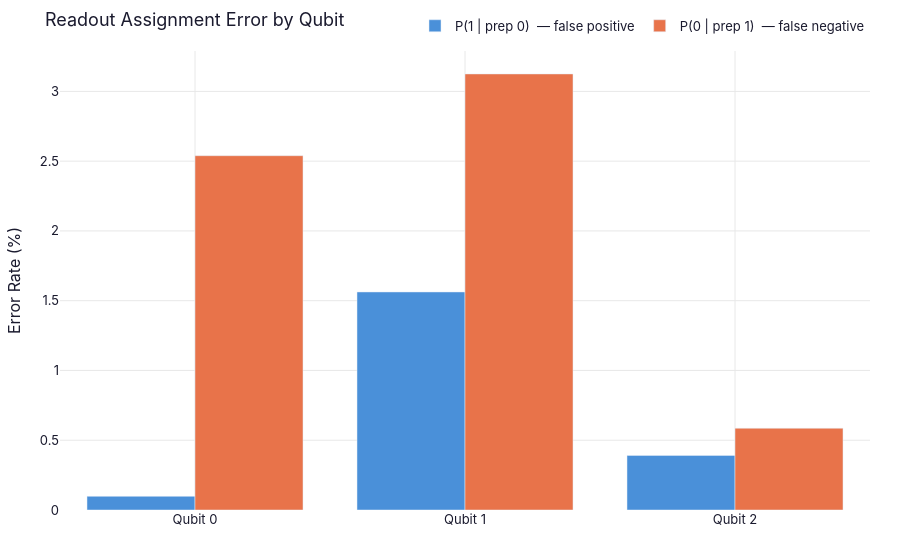

The notebook cell saved with this chart:
### Markdown cell above
## 3. Readout Error by Qubit

Readout assignment errors are asymmetric: P(measure 1 | prepared 0) is typically much lower than P(measure 0 | prepared 1). This is because the |1⟩ state can decay to |0⟩ *during* the measurement process itself (a T1 effect). The most recent measurement per qubit is shown.

### Code cell
# ── Readout error grouped bar chart ──
readout_df["timestamp"] = pd.to_datetime(readout_df["timestamp"])

# Use all measurements (they'll stack as more data comes in)
latest = readout_df.sort_values("timestamp").groupby("qubit").last().reset_index()

fig = go.Figure()

fig.add_trace(go.Bar(
    x=[f"Qubit {q}" for q in latest["qubit"]],
    y=latest["error_rate_0to1"] * 100,
    name="P(1 | prep 0)  — false positive",
    marker_color=COLORS["qiskit"],
))

fig.add_trace(go.Bar(
    x=[f"Qubit {q}" for q in latest["qubit"]],
    y=latest["error_rate_1to0"] * 100,
    name="P(0 | prep 1)  — false negative",
    marker_color=COLORS["superstaq"],
))

style(fig)
fig.update_layout(
    title="Readout Assignment Error by Qubit",
    yaxis_title="Error Rate (%)",
    barmode="group",
    height=400,
    legend=dict(orientation="h", yanchor="bottom", y=1.02, xanchor="right", x=1),
)
fig.show()

### Figure 1 — Plotly figure (JSON) as saved in the notebook; plotly's stock layout.template omitted (floating-point values rounded to 4 significant figures)
{"data": [{"marker": {"color": "#4a90d9"}, "name": "P(1 | prep 0)  — false positive", "type": "bar", "x": ["Qubit 0", "Qubit 1", "Qubit 2"], "y": [0.09766, 1.562, 0.3906]}, {"marker": {"color": "#e8734a"}, "name": "P(0 | prep 1)  — false negative", "type": "bar", "x": ["Qubit 0", "Qubit 1", "Qubit 2"], "y": [2.539, 3.125, 0.5859]}], "layout": {"autosize": true, "barmode": "group", "font": {"color": "#1a1a2e", "family": "Inter, Helvetica, Arial, sans-serif", "size": 13}, "legend": {"orientation": "h", "x": 1, "xanchor": "right", "y": 1.02, "yanchor": "bottom"}, "margin": {"b": 50, "l": 60, "r": 30, "t": 50}, "paper_bgcolor": "#ffffff", "plot_bgcolor": "#ffffff", "title": {"text": "Readout Assignment Error by Qubit"}, "xaxis": {"autorange": true, "gridcolor": "#e8e8e8", "range": [-0.5, 2.5], "type": "category", "zeroline": false}, "yaxis": {"autorange": true, "gridcolor": "#e8e8e8", "range": [0, 3.289], "title": {"text": "Error Rate (%)"}, "type": "linear", "zeroline": false}}}
